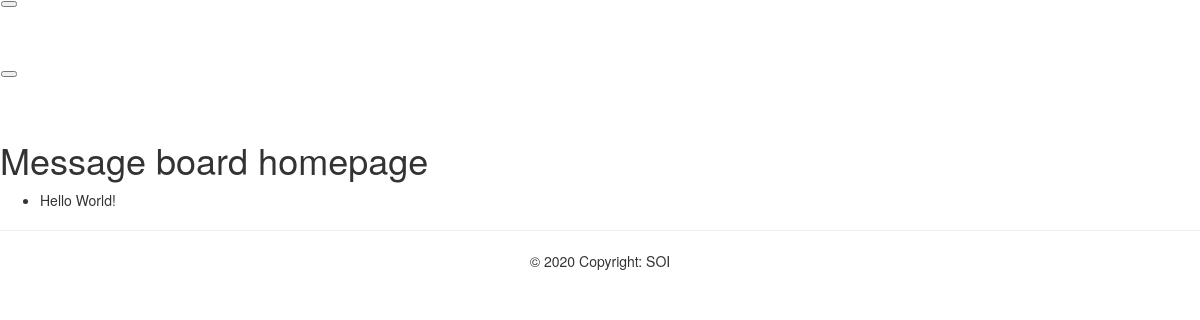
The app's page /, older data.
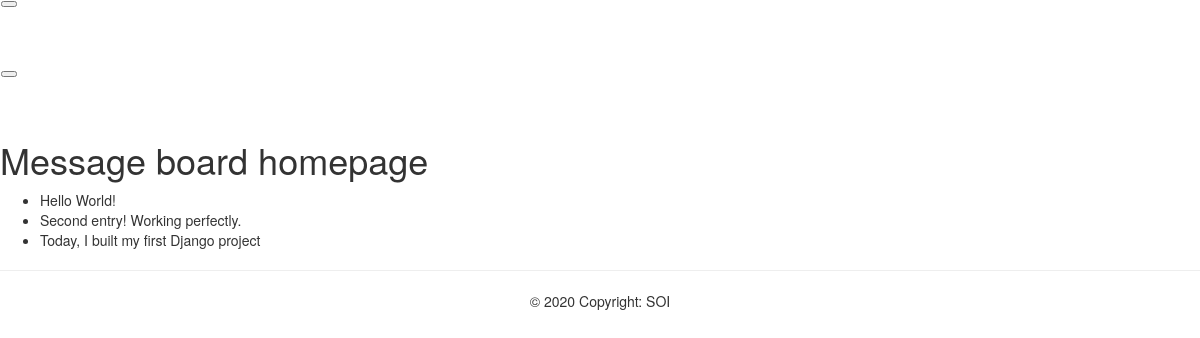
The same page, newer data.
### posts/models.py (models this page shows, shortened)
class Post(models.Model):
    text = models.CharField(max_length=50)

### posts/views.py (the view)
# urls.py: path('', views.HomePageView, name= 'home'),
def HomePageView(request):
    posts = Post.objects.all()
    context = {'posts': posts}
    return render(request, 'posts/home.html', context)

### posts/templates/posts/home.html
{% extends 'posts/post_list.html'%}
{% block content %}
    {% include 'posts/navbar.html' %}
    <h1>Message board homepage</h1>
    <ul>
        {%for post in  posts%}
            <li> {{post.text}} </li>
        {%endfor%}
    </ul>
    <hr>
    {% include 'posts/footer.html' %}
{% endblock %}

### posts/templates/posts/post_list.html (shortened to what this page needs)
{% load static %}
<html>
<head>
    <link href="//netdna.bootstrapcdn.com/bootstrap/3.2.0/css/bootstrap.min.css" rel="stylesheet" id="bootstrap-css">
    <link rel="stylesheet" type="text/css" href="{% static '/css/main.css'%}">
</head>
<body>
    {% include 'posts/navbar.html' %}
    {% block content %}
    {% endblock %}
</body>
</html>

### posts/templates/posts/navbar.html (shortened to what this page needs)
{% load static %}
<div class="pos-f-t">
  <nav class="navbar navbar-dark bg-dark">
    <button class="navbar-toggler" type="button" data-toggle="collapse" data-target="#navbarToggleExternalContent" aria-controls="navbarToggleExternalContent" aria-expanded="false" aria-label="Toggle navigation">
    </button>
  </nav>
</div>

### posts/templates/posts/footer.html
<footer class="page-footer font-small cyan darken-3">
  <div class="footer-copyright text-center py-3">© 2020 Copyright: SOI</div>
</footer>

Row changes from the older to the newer data that the page shows:
added Post: text "Second entry! Working perfectly."
added Post: text "Today, I built my first Django project"
